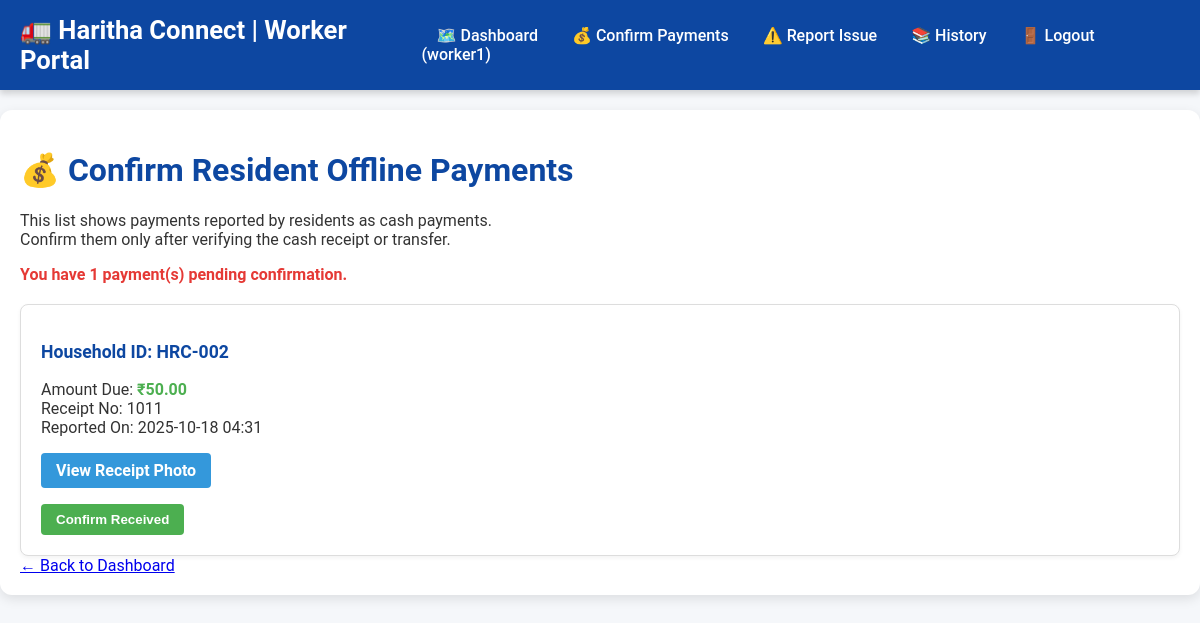
/workers/confirm-payment/ (signed in), run on the app's committed database.
### residents/models.py (models this page shows, shortened)
class Payment(models.Model):
    resident = models.ForeignKey(ResidentProfile, on_delete=models.CASCADE)
    amount = models.DecimalField(max_digits=6, decimal_places=2)
    payment_date = models.DateTimeField(default=timezone.now)
    is_paid_online = models.BooleanField(default=True, help_text="True for digital payment, False for cash.")
    receipt_number = models.CharField(max_length=100, help_text="Transaction ID or Manual Receipt Number.")
    receipt_photo = models.ImageField(
        upload_to='payment_receipts/',
        null=True, # Allow null initially
        help_text="Upload photo proof of the receipt (Max size: 5 MB).",
        blank=True # Allow blank initially, required in form only for offline
    )
    worker_who_received_cash = models.ForeignKey(
        'workers.WorkerProfile',
        on_delete=models.SET_NULL,
        null=True,
        blank=True,
        help_text="Worker who confirmed receipt of cash payment."
    )

class ResidentProfile(models.Model):
    user = models.OneToOneField(settings.AUTH_USER_MODEL, on_delete=models.CASCADE)
    ward_number = models.CharField(max_length=10, help_text="The waste collection ward assigned by the Admin.")
    household_id = models.CharField(max_length=50, unique=True, help_text="Unique identifier for the household (e.g., Door No.)")
    address = models.TextField()
    class Meta:
        verbose_name_plural = "Resident Profiles"

### workers/views.py (the view, shortened to what this page needs)
# urls.py: path('confirm-payment/', views.confirm_offline_payment, name='confirm_offline_payment'),
@login_required(login_url='worker_login')
@user_passes_test(is_worker, login_url='worker_login')
def confirm_offline_payment(request):
    worker_profile = request.user.workerprofile
    unconfirmed_payments = Payment.objects.filter(
        is_paid_online=False,
        worker_who_received_cash__isnull=True
    ).order_by('-payment_date')
    context = {
        'unconfirmed_payments': unconfirmed_payments
    }
    return render(request, 'workers/confirm_payment.html', context)

### workers/views.py (called while the page is built)
def is_worker(user):
    return WorkerProfile.objects.filter(user=user).exists()

### workers/templates/workers/confirm_payment.html (shortened to what this page needs)
{% extends "workers/base.html" %}
{% block content %}
    <h1>💰 Confirm Resident Offline Payments</h1>
    <p>This list shows payments reported by residents as cash payments.
        <br>Confirm them only after verifying the cash receipt or transfer.</p>
    {% if unconfirmed_payments %}
        <p style="font-weight: bold; color: #e53935; margin-bottom: 20px;">
            You have {{ unconfirmed_payments.count }} payment(s) pending confirmation.
        </p>
        <div style="display: grid; gap: 15px;">
            {% for payment in unconfirmed_payments %}
            <div style="border: 1px solid #ddd; padding: 20px; border-radius: 8px; background-color: #fff; box-shadow: 0 2px 4px rgba(0,0,0,0.05);">
                <p style="font-size: 1.1em; font-weight: bold; color: #0d47a1;">
                    Household ID: {{ payment.resident.household_id }}
                </p>
                <p>
                    Amount Due: <strong style="color: #4CAF50;">₹{{ payment.amount }}</strong><br>
                    Receipt No: {{ payment.receipt_number|default:"N/A" }}<br>
                    Reported On: {{ payment.payment_date|date:"Y-m-d H:i" }}
                </p>
                <p style="margin-top: 15px;">
                    {% if payment.receipt_photo %}
                    <a href="{{ payment.receipt_photo.url }}" target="_blank" class="btn" style="background-color: #3498db; color: white; margin-right: 10px;">View Receipt Photo</a>
                    {% else %}
                    <span style="color: #c0392b; font-weight: bold;">No Photo Proof Available</span>
                    {% endif %}
                </p>
                <form method="post" action="{% url 'confirm_offline_payment' %}" style="display: inline;">
                    <button type="submit"
                            onclick="return confirm('Confirm you received this payment?');"
                            class="btn btn-success">
                        Confirm Received
                    </button>
                </form>
            </div>
            {% endfor %}
        </div>
    {% else %}
        <p>There are currently no reported offline payments requiring your confirmation.</p>
    {% endif %}
     <a href="{% url 'worker_dashboard' %}" class="back-link">&larr; Back to Dashboard</a>
{% endblock %}

### workers/templates/workers/base.html (shortened to what this page needs)
<!DOCTYPE html>
<html lang="en">
<head>
</head>
<body>
    <nav class="navbar">
        <span class="logo">🚛 Haritha Connect | Worker Portal</span>
        <div>
            <div>
    {% if request.user.is_authenticated %}
        <a href="{% url 'worker_dashboard' %}">🗺️ Dashboard</a>
        <a href="{% url 'confirm_offline_payment' %}">💰 Confirm Payments</a>
        <a href="{% url 'raise_field_issue' %}">⚠️ Report Issue</a>
        <a href="{% url 'worker_history' %}">📚 History</a>
        <a href="{% url 'worker_logout' %}">🚪 Logout ({{ request.user.username }})</a>
    {% else %}
                <a href="{% url 'worker_login' %}">Login</a>
            {% endif %}
        </div>
    </nav>
    <div class="container">
        {% block content %}
        {% endblock %}
    </div>
</body>
</html>

### workers/templates/workers/base.html (style rules this page uses)
body { font-family: 'Roboto', Arial, sans-serif; margin: 0; background-color: #f5f7fa; color: #333; }
.container { padding: 20px; max-width: 1200px; margin: 20px auto; background: white; border-radius: 12px; box-shadow: 0 4px 12px rgba(0, 0, 0, 0.1); }
h1, h2 { color: #0d47a1; }
.navbar { background-color: #0d47a1; padding: 15px 20px; color: white; display: flex; justify-content: space-between; align-items: center; box-shadow: 0 4px 6px rgba(0, 0, 0, 0.15); }
.navbar a { color: white; text-decoration: none; padding: 10px 15px; border-radius: 6px; transition: background-color 0.3s; font-weight: 500; }
.logo { font-size: 1.6em; font-weight: bold; }
.btn { padding: 8px 15px; border: none; border-radius: 4px; cursor: pointer; font-weight: bold; text-decoration: none; display: inline-block; transition: background-color 0.3s; }
.btn-success { background-color: #4CAF50; color: white; }

### data on the page
Payment: resident.household_id "HRC-002", amount "50.00", receipt_number "1011", payment_date "2025-10-18 04:31"

### other printed values
{{ request.user.username }} "worker1"
{{ unconfirmed_payments.count }} "1"
